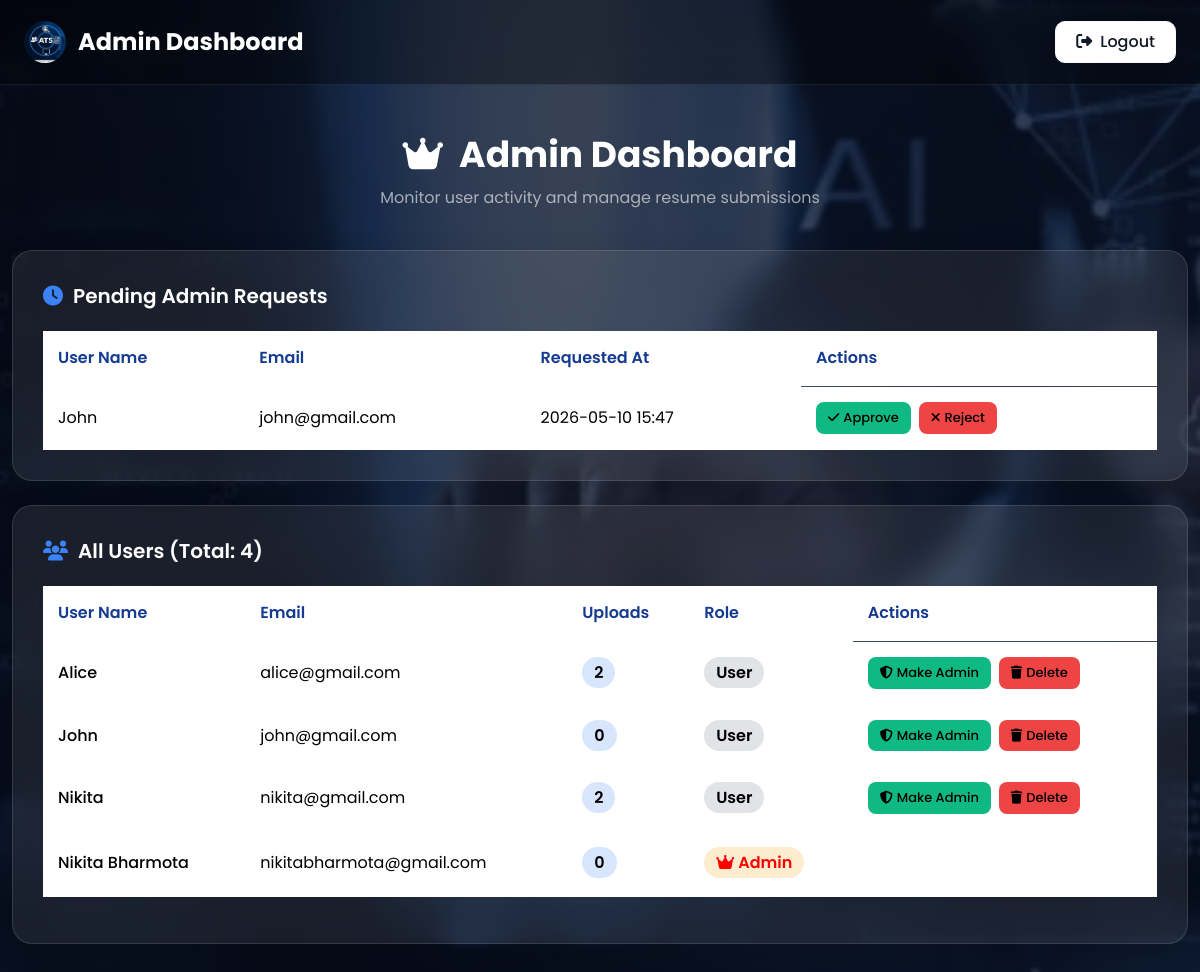
Page /admin (signed in) on the earlier database version.
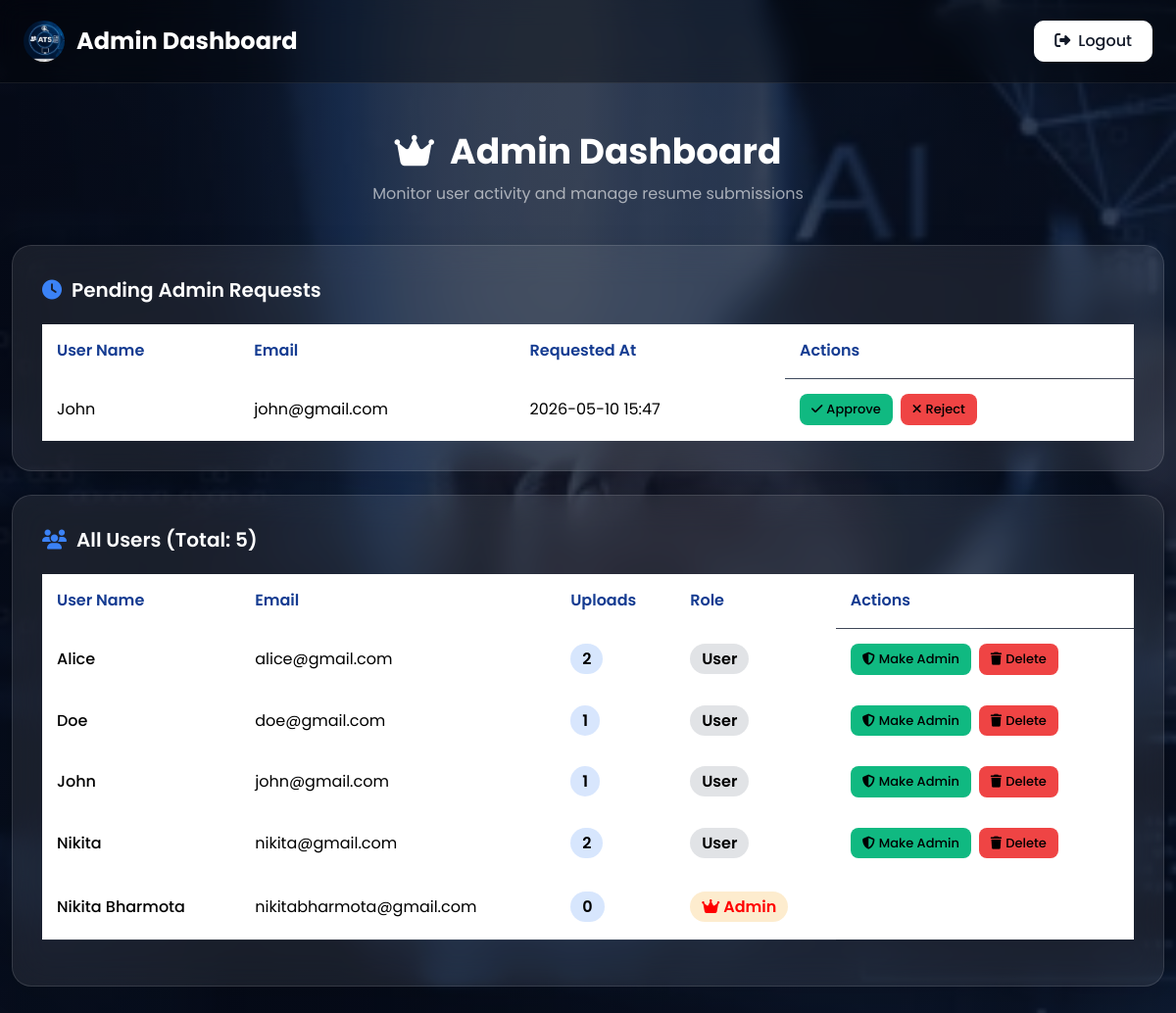
Same page on the later database version.
### tables this page shows
CREATE TABLE admin_requests(
        id INTEGER PRIMARY KEY AUTOINCREMENT,
        user_id INTEGER,
        status TEXT DEFAULT 'pending',
        requested_at TEXT
    );

CREATE TABLE users(
        id INTEGER PRIMARY KEY AUTOINCREMENT,
        name TEXT,
        email TEXT UNIQUE,
        password TEXT,
        role TEXT
    );

### app.py (the view)
@app.route("/admin")
def admin():
    if "role" not in session or session["role"] != "admin":
        return redirect("/login")
    sort_by = request.args.get("sort", "email")
    order_by = {
        "name": "users.name",
        "email": "users.email",
        "upload_count": "upload_count DESC",
        "highest_accuracy": "MAX(resumes.score) DESC",
        "average_accuracy": "AVG(resumes.score) DESC"
    }.get(sort_by, "users.email")
    conn = get_db()
    cur = conn.cursor()
    users = cur.execute(f"""
    SELECT users.id, users.name, users.email, users.role,
           COUNT(resumes.id) as upload_count,
           MAX(resumes.score) as max_score,
           AVG(resumes.score) as avg_score
    FROM users
    LEFT JOIN resumes ON users.id = resumes.user_id
    GROUP BY users.id, users.name, users.email, users.role
    ORDER BY {order_by}
    """).fetchall()
    pending_requests = cur.execute(
        "SELECT admin_requests.id AS request_id, users.id AS user_id, users.name, users.email, admin_requests.requested_at "
        "FROM admin_requests "
        "JOIN users ON admin_requests.user_id = users.id "
        "WHERE admin_requests.status = 'pending' "
        "ORDER BY admin_requests.requested_at DESC"
    ).fetchall()
    conn.close()
    return render_template("admin.html", users=users, pending_requests=pending_requests, sort_by=sort_by, current_user_id=session.get("user_id"))

### app.py (called while the page is built)
def get_db():
    conn = sqlite3.connect("database.db", timeout=10)
    conn.row_factory = sqlite3.Row
    return conn

### templates/admin.html (shortened to what the changed rows need)
<!DOCTYPE html>
<html lang="en">
<head>
<link rel="stylesheet" href="https://cdn.jsdelivr.net/npm/bootstrap@5.3.2/dist/css/bootstrap.min.css">
<link rel="stylesheet" href="https://cdnjs.cloudflare.com/ajax/libs/font-awesome/6.4.2/css/all.min.css">
</head>
<body>
<div class="container py-5" style="max-width:1200px;">
  <div class="admin-heading">
    <h1><i class="fas fa-crown me-3"></i>Admin Dashboard</h1>
  </div>
  {% if pending_requests %}
  <div class="glass-card mb-4">
    <div class="table-responsive">
      <table class="table table-borderless align-middle mb-0">
        <thead>
          <tr>
            <th>User Name</th>
            <th>Email</th>
            <th>Requested At</th>
            <th>Actions</th>
          </tr>
        </thead>
        <tbody>
          {% for request in pending_requests %}
          <tr>
            <td>{{ request['name'] }}</td>
            <td>{{ request['email'] }}</td>
            <td>{{ request['requested_at'][:16].replace('T', ' ') }}</td>
            <td class="d-flex gap-2 flex-wrap">
              <a href="/approve_admin_request/{{ request['request_id'] }}" class="btn btn-sm btn-success"><i class="fas fa-check me-1"></i>Approve</a>
              <a href="/reject_admin_request/{{ request['request_id'] }}" class="btn btn-sm btn-danger"><i class="fas fa-times me-1"></i>Reject</a>
            </td>
          </tr>
          {% endfor %}
        </tbody>
      </table>
    </div>
  </div>
  {% endif %}
  <div class="glass-card">
    <div class="section-heading">
      <i class="fas fa-users"></i>
      All Users (Total: {{ users|length }})
    </div>
    <div class="table-responsive">
      <table class="table table-borderless align-middle">
        <thead>
          <tr>
            <th>User Name</th>
            <th>Email</th>
            <th>Uploads</th>
            <th>Role</th>
            <th>Actions</th>
          </tr>
        </thead>
        <tbody>
          {% for item in users %}
          <tr>
            <td><a href="/admin/user/{{ item['id'] }}" style="color: black; text-decoration: none; font-weight: 500;">{{ item['name'] }}</a></td>
            <td>{{ item['email'] }}</td>
            <td><span style="background:rgba(59,130,246,0.2); padding:4px 12px; border-radius:20px; font-weight:600;">{{ item['upload_count'] }}</span></td>
            <td>
              {% if item['role'] == 'admin' %}
              <span style="background:rgba(245,158,11,0.2); color:red; padding:4px 12px; border-radius:20px; font-weight:600;"><i class="fas fa-crown me-1"></i>Admin</span>
              {% else %}
              <span style="background:rgba(107,114,128,0.2); color:vlack; padding:4px 12px; border-radius:20px; font-weight:600;">User</span>
              {% endif %}
            </td>
            <td class="d-flex flex-wrap gap-2">
              {% if item['role'] == 'user' %}
              <a href="/update_role/{{ item['id'] }}/admin" class="btn btn-sm btn-success"><i class="fas fa-shield-alt me-1"></i>Make Admin</a>
              {% endif %}
              {% if item['id'] != current_user_id %}
              <a href="/delete_user/{{ item['id'] }}" class="btn btn-sm btn-danger" onclick="return confirm('Delete this user and all their resumes?')"><i class="fas fa-trash me-1"></i>Delete</a>
              {% endif %}
              {% if item['role'] == 'admin' and item['id'] != current_user_id %}
              <a href="/update_role/{{ item['id'] }}/user" class="btn btn-sm btn-warning"><i class="fas fa-user me-1"></i>Remove Admin</a>
              {% elif item['role'] == 'admin' %}
              <span style="background-color: white; padding: 6px 12px; border-radius: 8px;">&nbsp;</span>
              {% endif %}
            </td>
          </tr>
          {% else %}
          <tr>
            <td colspan="5" class="text-center text-muted" style="padding:30px;">
              <i class="fas fa-inbox me-2"></i>No users found.
            </td>
          </tr>
          {% endfor %}
        </tbody>
      </table>
    </div>
  </div>
</div>
</body>
</html>

Differences in the rows shown:
added users: name "Doe", email "doe@gmail.com", upload_count "1", role "User"
computed for users "John": upload_count "0" → "1"
Other differences:
{{ users|length }}: "4" → "5"
